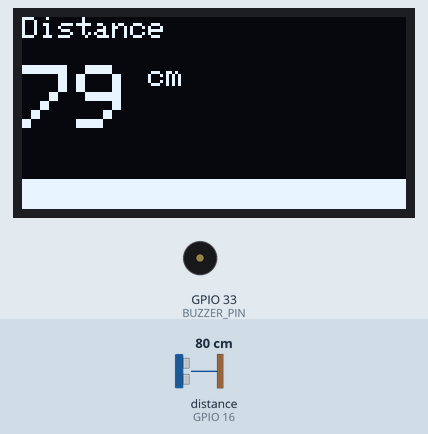
This sketch was run on a simulated ESP32. On the bench: 128×64 one-colour display, buzzer (waves = sounding). Wiring (inferred from the names in the program): ultrasonic range finder: trigger GPIO 17; echo GPIO 16. Inputs (shaded band) come from the test bench; at power-on: distance to the obstacle (sensor on GPIO 16) 80 cm. The echo pulse lasts 58.3 µs per cm.

Above: at 1.2 s.
1.3 s: distance to the obstacle (sensor on GPIO 16) set to 54 cm
At 2.6 s:
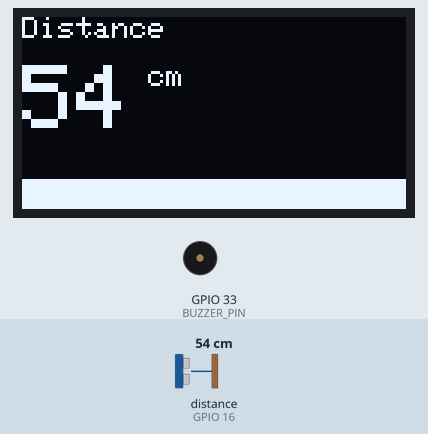
2.9 s: distance to the obstacle (sensor on GPIO 16) set to 46 cm
At 3.05 s:
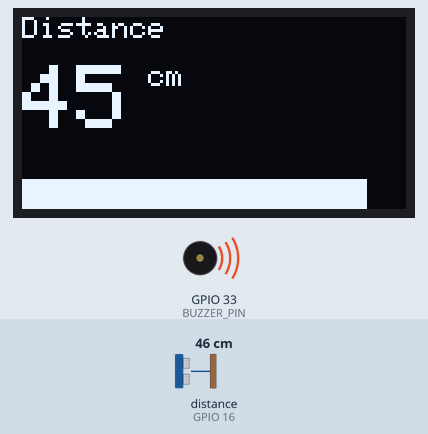
5.9 s: distance to the obstacle (sensor on GPIO 16) set to 9 cm
At 6.09 s:
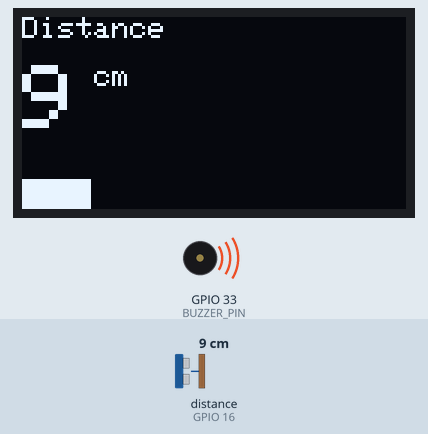
Timing chart, 0 to 13.4 s (numbered marks = the images above; inputs shaded):
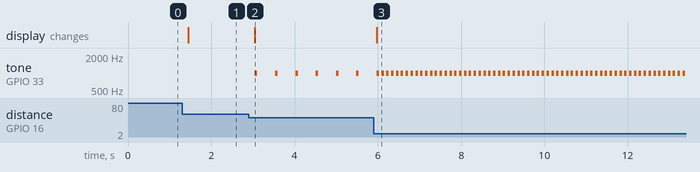

The sketch:

L12_ParkingScreen.ino
```cpp
// Lesson 12 challenge solution: parking sensor with an OLED readout
// OLED on SDA 21 / SCL 22, plus a bar that shrinks as you get closer.

#include <Wire.h>
#include <Adafruit_GFX.h>
#include <Adafruit_SSD1306.h>

Adafruit_SSD1306 display(128, 64, &Wire, -1);

const int TRIG_PIN = 17;
const int ECHO_PIN = 16;
const int BUZZER_PIN = 33;

float readDistance() {
  digitalWrite(TRIG_PIN, LOW);
  delayMicroseconds(2);
  digitalWrite(TRIG_PIN, HIGH);
  delayMicroseconds(10);
  digitalWrite(TRIG_PIN, LOW);
  long echoTime = pulseIn(ECHO_PIN, HIGH, 30000);
  if (echoTime == 0) {
    return -1;
  }
  return echoTime * 0.0343 / 2;
}

void showDistance(float cm) {
  display.clearDisplay();
  display.setTextColor(SSD1306_WHITE);
  display.setTextSize(1);
  display.setCursor(0, 0);
  display.print("Distance");
  display.setTextSize(3);
  display.setCursor(0, 16);
  if (cm < 0) {
    display.print("---");
  } else {
    display.print((int)cm);
    display.setTextSize(1);
    display.print(" cm");
    int bar = constrain(map((int)cm, 0, 50, 0, 128), 0, 128);
    display.fillRect(0, 54, bar, 10, SSD1306_WHITE);
  }
  display.display();
}

void setup() {
  pinMode(TRIG_PIN, OUTPUT);
  pinMode(ECHO_PIN, INPUT);
  display.begin(SSD1306_SWITCHCAPVCC, 0x3C);
}

void loop() {
  float cm = readDistance();
  showDistance(cm);

  if (cm < 0 || cm > 50) {
    noTone(BUZZER_PIN);
    delay(200);
  } else if (cm < 5) {
    tone(BUZZER_PIN, 1000);
    delay(100);
  } else {
    tone(BUZZER_PIN, 1000, 60);
    delay(cm * 10);
  }
}
```

Measured:
- the behaviour switches between 51 and 50 cm on distance to the obstacle (sensor on GPIO 16) (found by bisection; images 1 and 2)
- after the input at 1.3 s, the display: changes after 0.14 s (image 1)
- after the input at 2.9 s, tone on GPIO 33 (BUZZER_PIN): alternates 1000 Hz for 0.06 s and silent for 0.43 s, starting after 0.15 s; the display: changes after 0.15 s (image 2)
- after the input at 5.9 s, tone on GPIO 33 (BUZZER_PIN): alternates 1000 Hz for 0.06 s and silent for 0.06 s, starting after 0.19 s; the display: first differs from a run without the input after 0.07 s (image 3)
